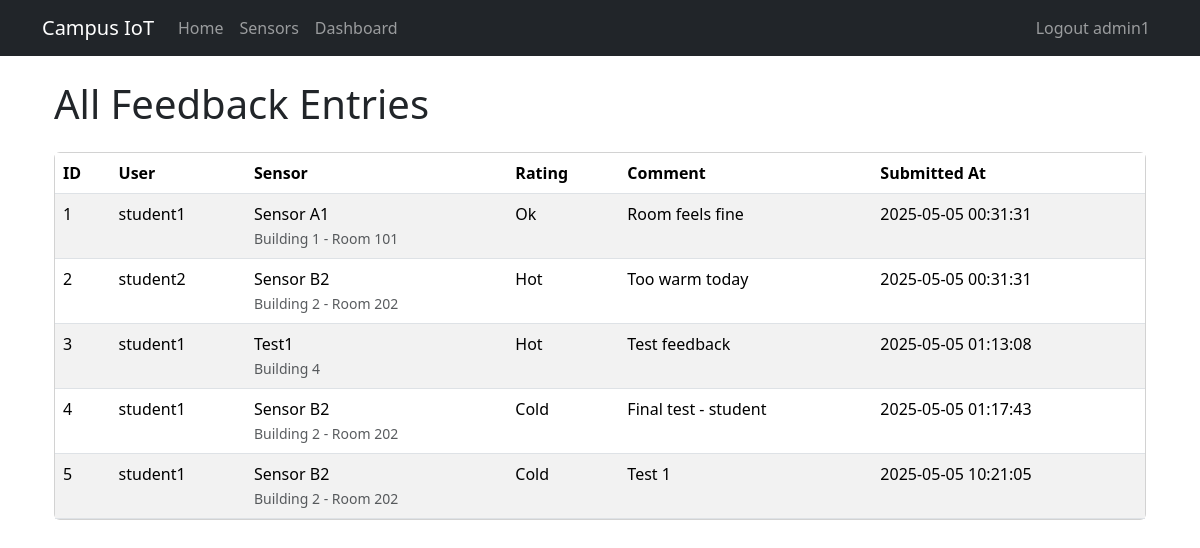
Before: /feedbacks (signed in) with the older database file.
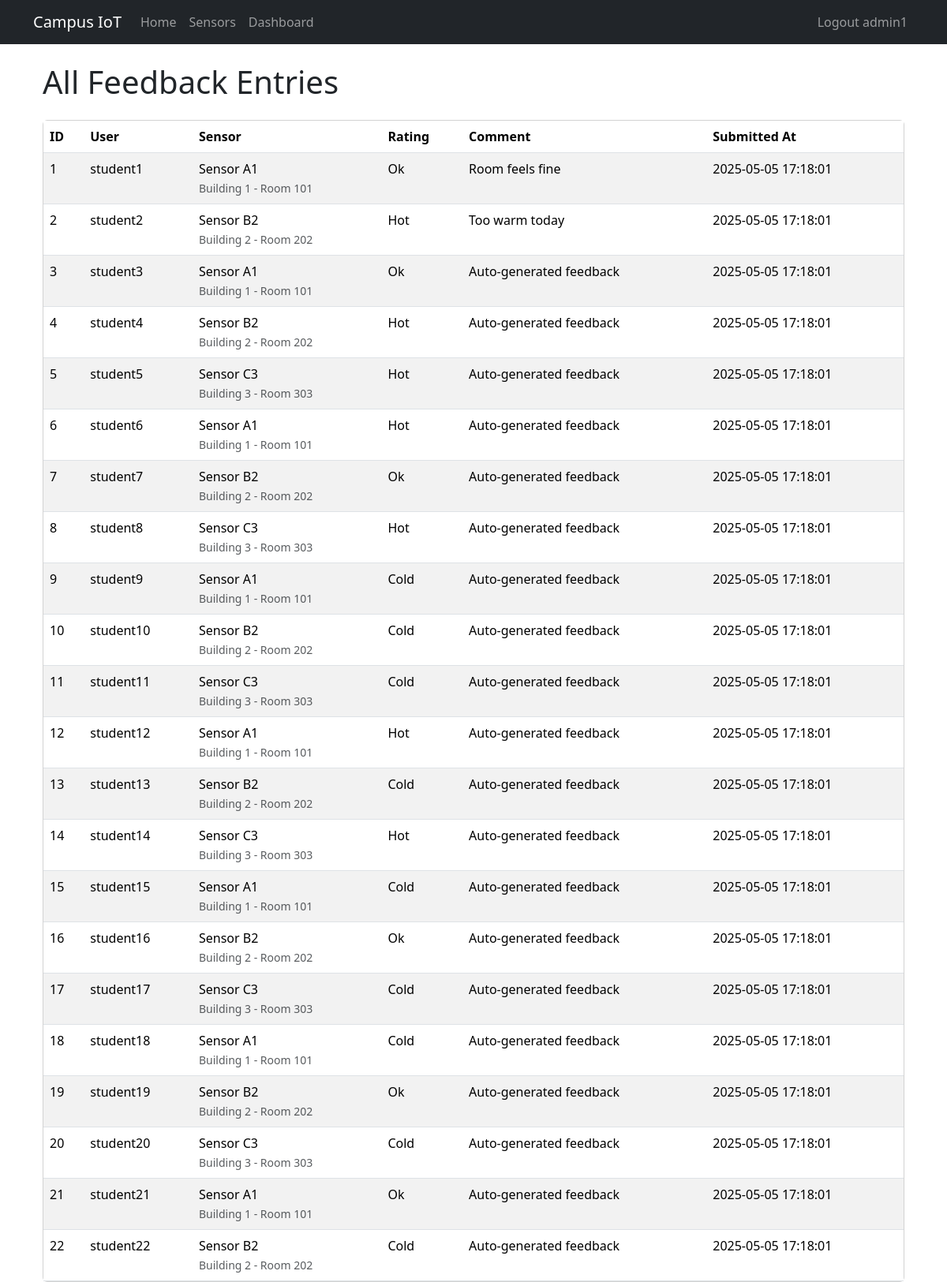
After: the same page with the newer database file.
### app/models.py (models this page shows, shortened)
class User(UserMixin, db.Model):
    __tablename__ = 'users'
    id = db.Column(db.Integer, primary_key=True)
    username = db.Column(db.String(64), unique=True, nullable=False)
    email = db.Column(db.String(120), unique=True, nullable=False)
    password_hash = db.Column(db.String(128), nullable=False)
    role = db.Column(db.String(20), nullable=False)
    __mapper_args__ = {
        'polymorphic_on': role,
        'polymorphic_identity': 'user'
    }
    feedbacks = db.relationship('Feedback', backref='user', cascade='all, delete-orphan')

class Student(User):
    __mapper_args__ = {
        'polymorphic_identity': 'student'
    }

class Feedback(db.Model):
    __tablename__ = 'feedbacks'
    id = db.Column(db.Integer, primary_key=True)
    user_id = db.Column(db.Integer, db.ForeignKey('users.id'), nullable=False)
    sensor_id = db.Column(db.Integer, db.ForeignKey('sensors.id'), nullable=False)
    rating = db.Column(db.String(10), nullable=False)
    comment = db.Column(db.Text, nullable=True)
    submitted_at = db.Column(db.DateTime, default=datetime.utcnow, nullable=False)

class Sensor(db.Model):
    __tablename__ = 'sensors'
    id = db.Column(db.Integer, primary_key=True)
    name = db.Column(db.String(64), nullable=False)
    location = db.Column(db.String(128), nullable=False)
    status = db.Column(db.String(20), nullable=False)
    calibrations = db.relationship('Calibration', backref='sensor', cascade='all, delete-orphan')
    feedbacks = db.relationship('Feedback', backref='sensor', cascade='all, delete-orphan')
    readings = db.relationship(
        'TemperatureReading',
        back_populates='sensor',
        cascade='all, delete-orphan',
        order_by='TemperatureReading.timestamp'
    )

### app/views.py (the view)
@bp.route('/feedbacks', methods=['GET'], endpoint='all_feedbacks')
@login_required
def all_feedbacks():
    if current_user.role != 'admin':
        abort(403)
    feedbacks = db.session.scalars(db.select(Feedback)).all()
    return render_template(
        'all_feedbacks.html',
        title='All Feedbacks',
        feedbacks=feedbacks
    )

### app/models.py (called while the page is built)
@login.user_loader
def load_user(user_id: str):
    return User.query.get(int(user_id))

### app/templates/all_feedbacks.html
{% extends "base.html" %}
{% block content %}
<div class="container mt-4">
  <h1 class="mb-4">All Feedback Entries</h1>
  <div class="card">
    <div class="card-body p-0">
      <div class="table-responsive">
        <table class="table table-striped table-hover mb-0">
          <thead class="thead-light">
            <tr>
              <th>ID</th>
              <th>User</th>
              <th>Sensor</th>
              <th>Rating</th>
              <th>Comment</th>
              <th>Submitted At</th>
            </tr>
          </thead>
          <tbody>
            {% for fb in feedbacks %}
            <tr>
              <td>{{ fb.id }}</td>
              <td>{{ fb.user.username }}</td>
              <td>
                {{ fb.sensor.name }}<br>
                <small class="text-muted">{{ fb.sensor.location }}</small>
              </td>
              <td>{{ fb.rating.capitalize() }}</td>
              <td>{{ fb.comment or '—' }}</td>
              <td>{{ fb.submitted_at.strftime('%Y-%m-%d %H:%M:%S') }}</td>
            </tr>
            {% else %}
            <tr>
              <td colspan="6" class="text-center py-4">
                No feedback entries found.
              </td>
            </tr>
            {% endfor %}
          </tbody>
        </table>
      </div>
    </div>
  </div>
</div>
{% endblock %}

### app/templates/base.html (shortened to what this page needs)
<!doctype html>
<html lang="en">
<head>
  <link
    href="https://cdn.jsdelivr.net/npm/bootstrap@5.3.3/dist/css/bootstrap.min.css"
    rel="stylesheet"
>
  <link
    rel="stylesheet"
    href="https://cdn.jsdelivr.net/npm/bootstrap-icons@1.11.3/font/bootstrap-icons.min.css">
</head>
<body>
<nav class="navbar navbar-expand-sm bg-dark" data-bs-theme="dark">
  <div class="container">
    <a class="navbar-brand" href="{{ url_for('main.home') }}">Campus IoT</a>
    <div class="collapse navbar-collapse" id="navbarSupportedContent">
      <ul class="navbar-nav me-auto mb-2 mb-lg-0">
        <li class="nav-item">
          <a class="nav-link" href="{{ url_for('main.home') }}">Home</a>
        </li>
        {% if not current_user.is_anonymous %}
          {% if current_user.role == 'admin' %}
            <li class="nav-item">
              <a class="nav-link" href="{{ url_for('main.sensors') }}">Sensors</a>
            </li>
            <li class="nav-item">
              <a class="nav-link" href="{{ url_for('main.admin_dashboard') }}">Dashboard</a>
            </li>
          {% elif current_user.role == 'student' %}
            <li class="nav-item">
              <a class="nav-link" href="{{ url_for('main.student_dashboard') }}">Feedback</a>
            </li>
          {% endif %}
        {% endif %}
      </ul>
      <ul class="navbar-nav mb-2 mb-lg-0">
        {% if current_user.is_anonymous %}
          <li class="nav-item">
            <a class="nav-link" href="{{ url_for('main.login') }}">Login</a>
          </li>
        {% else %}
          <li class="nav-item">
            <a class="nav-link" href="{{ url_for('main.logout') }}">
              Logout {{ current_user.username }}
            </a>
          </li>
        {% endif %}
      </ul>
    </div>
  </div>
</nav>
<div class="container mt-4">
  {% block content %}{% endblock %}
</div>
</body>
</html>

Changed rows visible on the page:
changed Feedback "Room feels fine": submitted_at "2025-05-05 00:31:31" → "2025-05-05 17:18:01"
changed Feedback "Too warm today": submitted_at "2025-05-05 00:31:31" → "2025-05-05 17:18:01"
changed Feedback id 3: user.username "student1" → "student3"; sensor.name "Test1" → "Sensor A1"; sensor.location "Building 4" → "Building 1 - Room 101"; rating "Hot" → "Ok"; comment "Test feedback" → "Auto-generated feedback"; submitted_at "2025-05-05 01:13:08" → "2025-05-05 17:18:01"
changed Feedback id 4: user.username "student1" → "student4"; rating "Cold" → "Hot"; comment "Final test - student" → "Auto-generated feedback"; submitted_at "2025-05-05 01:17:43" → "2025-05-05 17:18:01"
changed Feedback id 5: user.username "student1" → "student5"; sensor.name "Sensor B2" → "Sensor C3"; sensor.location "Building 2 - Room 202" → "Building 3 - Room 303"; rating "Cold" → "Hot"; comment "Test 1" → "Auto-generated feedback"; submitted_at "2025-05-05 10:21:05" → "2025-05-05 17:18:01"
added Feedback: id "6", user.username "student6", sensor.name "Sensor A1", sensor.location "Building 1 - Room 101", rating "Hot", comment "Auto-generated feedback", submitted_at "2025-05-05 17:18:01"
added Feedback: id "7", user.username "student7", sensor.name "Sensor B2", sensor.location "Building 2 - Room 202", rating "Ok", comment "Auto-generated feedback", submitted_at "2025-05-05 17:18:01"
added Feedback: id "8", user.username "student8", sensor.name "Sensor C3", sensor.location "Building 3 - Room 303", rating "Hot", comment "Auto-generated feedback", submitted_at "2025-05-05 17:18:01"
added Feedback: id "9", user.username "student9", sensor.name "Sensor A1", sensor.location "Building 1 - Room 101", rating "Cold", comment "Auto-generated feedback", submitted_at "2025-05-05 17:18:01"
added Feedback: id "10", user.username "student10", sensor.name "Sensor B2", sensor.location "Building 2 - Room 202", rating "Cold", comment "Auto-generated feedback", submitted_at "2025-05-05 17:18:01"
added Feedback: id "11", user.username "student11", sensor.name "Sensor C3", sensor.location "Building 3 - Room 303", rating "Cold", comment "Auto-generated feedback", submitted_at "2025-05-05 17:18:01"
added Feedback: id "12", user.username "student12", sensor.name "Sensor A1", sensor.location "Building 1 - Room 101", rating "Hot", comment "Auto-generated feedback", submitted_at "2025-05-05 17:18:01"
added Feedback: id "13", user.username "student13", sensor.name "Sensor B2", sensor.location "Building 2 - Room 202", rating "Cold", comment "Auto-generated feedback", submitted_at "2025-05-05 17:18:01"
added Feedback: id "14", user.username "student14", sensor.name "Sensor C3", sensor.location "Building 3 - Room 303", rating "Hot", comment "Auto-generated feedback", submitted_at "2025-05-05 17:18:01"
added Feedback: id "15", user.username "student15", sensor.name "Sensor A1", sensor.location "Building 1 - Room 101", rating "Cold", comment "Auto-generated feedback", submitted_at "2025-05-05 17:18:01"
added Feedback: id "16", user.username "student16", sensor.name "Sensor B2", sensor.location "Building 2 - Room 202", rating "Ok", comment "Auto-generated feedback", submitted_at "2025-05-05 17:18:01"
added Feedback: id "17", user.username "student17", sensor.name "Sensor C3", sensor.location "Building 3 - Room 303", rating "Cold", comment "Auto-generated feedback", submitted_at "2025-05-05 17:18:01"
added Feedback: id "18", user.username "student18", sensor.name "Sensor A1", sensor.location "Building 1 - Room 101", rating "Cold", comment "Auto-generated feedback", submitted_at "2025-05-05 17:18:01"
added Feedback: id "19", user.username "student19", sensor.name "Sensor B2", sensor.location "Building 2 - Room 202", rating "Ok", comment "Auto-generated feedback", submitted_at "2025-05-05 17:18:01"
added Feedback: id "20", user.username "student20", sensor.name "Sensor C3", sensor.location "Building 3 - Room 303", rating "Cold", comment "Auto-generated feedback", submitted_at "2025-05-05 17:18:01"
added Feedback: id "21", user.username "student21", sensor.name "Sensor A1", sensor.location "Building 1 - Room 101", rating "Ok", comment "Auto-generated feedback", submitted_at "2025-05-05 17:18:01"
added Feedback: id "22", user.username "student22", sensor.name "Sensor B2", sensor.location "Building 2 - Room 202", rating "Cold", comment "Auto-generated feedback", submitted_at "2025-05-05 17:18:01"
